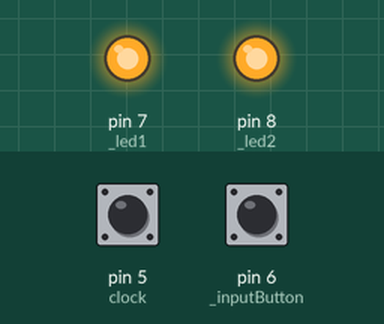
A sketch run on a simulated Arduino Uno, built with avr-gcc and run on an emulated ATmega328P. Shown: output pins drawn as LEDs (lit = HIGH). Dashed ring = blinking. The inputs (shaded band) are chosen by the test bench; at power-on: pin 5 (clock) HIGH, pin 6 (_inputButton) LOW.

Above: at 1.2 s.
1.3 s: pin 5 (clock) pulsed LOW 5 times (0.12 s each, 0.3 s apart)
At 1.87 s:
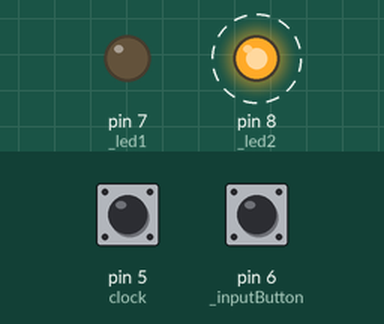
At 3.6 s:
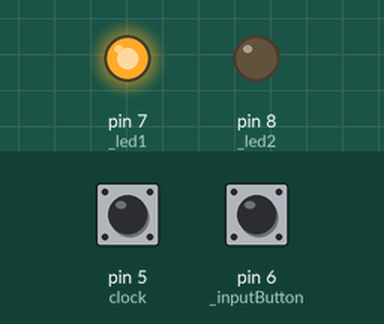
Timing chart, 0 to 5.1 s (numbered marks = the images above; inputs shaded):
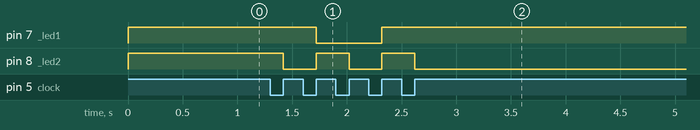

The sketch:

example1.ino
```cpp
/* Input */
const int clock = 5;
const int _inputButton = 6;

/* Output */
const int _led1 = 7;
const int _led2 = 8;

/* States */
const int __q1 = 0;
const int __q2 = 1;
const int __q3 = 2;
const int __q0 = 3;

bool isHigh(int pin) {
    return digitalRead(pin) == HIGH ? true : false;
}

int transition(int current) {
    switch(current) {
        case __q1:
            if (!isHigh(_inputButton)) return __q0;
            if (isHigh(_inputButton)) return __q2;
            break;
        case __q2:
            if (!isHigh(_inputButton)) return __q1;
            if (isHigh(_inputButton)) return __q3;
            break;
        case __q3:
            if (isHigh(_inputButton)) return __q0;
            if (!isHigh(_inputButton)) return __q2;
            break;
        case __q0:
            if (!isHigh(_inputButton)) return __q3;
            if (isHigh(_inputButton)) return __q1;
            break;
        default:
            // Not reachable
            exit(1);
            break;
    }
}

void output(int current) {
    switch(current) {
        case __q1:
            digitalWrite(_led1, LOW);
            digitalWrite(_led2, HIGH);
            break;
        case __q2:
            digitalWrite(_led2, LOW);
            digitalWrite(_led1, HIGH);
            break;
        case __q3:
            digitalWrite(_led1, HIGH);
            digitalWrite(_led2, HIGH);
            break;
        case __q0:
            digitalWrite(_led1, LOW);
            digitalWrite(_led2, LOW);
            break;
        default:
            // Not reachable
            exit(1);
            break;
    }
}

int currentState;

void setup() {
    /* Input */
    pinMode(clock, INPUT);
    pinMode(_inputButton, INPUT);

    /* Output */
    pinMode(_led1, OUTPUT);
    pinMode(_led2, OUTPUT);

    /* Initial state */
    currentState = __q0;
    output(__q0);
}

void loop() {
    while (digitalRead(clock) == LOW);

    currentState = transition(currentState);
    output(currentState);

    while (digitalRead(clock) == HIGH);
}
```

Measured:
- after the input at 1.3 s, pin 7 (_led1): HIGH → LOW after 0.42 s, → HIGH 0.60 s later; pin 8 (_led2): alternates HIGH for 0.30 s and LOW for 0.30 s, 5 changes in all, then stays LOW, starting after 0.12 s
